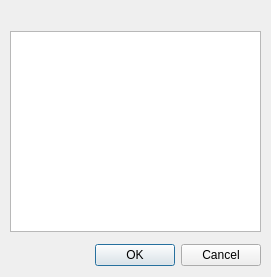
<?xml version="1.0" encoding="UTF-8"?>
<ui version="4.0">
 <class>RegionSelectDialog</class>
 <widget class="QDialog" name="RegionSelectDialog">
  <property name="geometry">
   <rect>
    <x>0</x>
    <y>0</y>
    <width>271</width>
    <height>277</height>
   </rect>
  </property>
  <property name="windowTitle">
   <string>Select Region</string>
  </property>
  <widget class="QDialogButtonBox" name="buttonBox">
   <property name="geometry">
    <rect>
     <x>10</x>
     <y>240</y>
     <width>251</width>
     <height>31</height>
    </rect>
   </property>
   <property name="orientation">
    <enum>Qt::Horizontal</enum>
   </property>
   <property name="standardButtons">
    <set>QDialogButtonBox::Cancel|QDialogButtonBox::Ok</set>
   </property>
  </widget>
  <widget class="QListWidget" name="regionList">
   <property name="geometry">
    <rect>
     <x>10</x>
     <y>31</y>
     <width>251</width>
     <height>201</height>
    </rect>
   </property>
  </widget>
  <widget class="QLabel" name="ajaxLoader">
   <property name="geometry">
    <rect>
     <x>120</x>
     <y>120</y>
     <width>31</width>
     <height>31</height>
    </rect>
   </property>
   <property name="text">
    <string/>
   </property>
   <property name="pixmap">
    <pixmap>resources/ajax-loader.gif</pixmap>
   </property>
  </widget>
 </widget>
 <resources/>
 <connections>
  <connection>
   <sender>buttonBox</sender>
   <signal>accepted()</signal>
   <receiver>RegionSelectDialog</receiver>
   <slot>accept()</slot>
   <hints>
    <hint type="sourcelabel">
     <x>248</x>
     <y>254</y>
    </hint>
    <hint type="destinationlabel">
     <x>157</x>
     <y>274</y>
    </hint>
   </hints>
  </connection>
  <connection>
   <sender>buttonBox</sender>
   <signal>rejected()</signal>
   <receiver>RegionSelectDialog</receiver>
   <slot>reject()</slot>
   <hints>
    <hint type="sourcelabel">
     <x>316</x>
     <y>260</y>
    </hint>
    <hint type="destinationlabel">
     <x>286</x>
     <y>274</y>
    </hint>
   </hints>
  </connection>
 </connections>
</ui>
